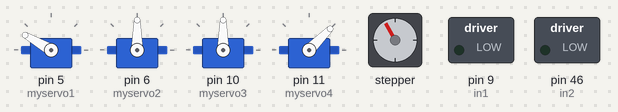
The sketch below on a simulated Arduino Mega 2560, built with avr-gcc and run on an emulated ATmega2560. On the bench: 4 × servo, stepper motor, switched loads named in the sketch (green lamp = pin HIGH). Stepper angles assume 200 steps per turn.

Above: at 0.8 s.
At 2.6 s:
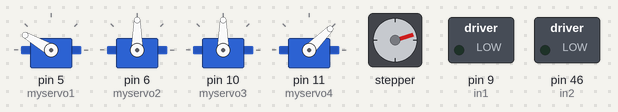
At 4.0 s:
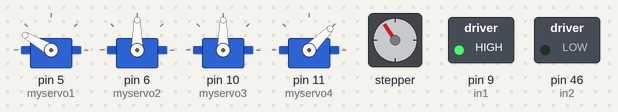
At 8.8 s:
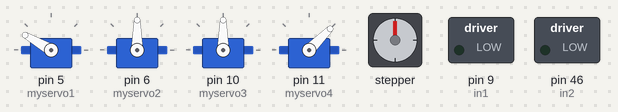
Timing chart, 0 to 10.3 s (numbered marks = the images above):
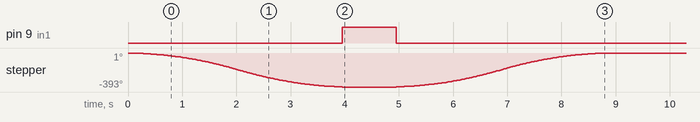

The sketch:

Code_with_comments.ino
```cpp
#include <AccelStepper.h>
#include <Servo.h>

// Define stepper motor control pins
const int dirPin = 26;
const int stepPin = 3;
#define motorInterfaceType 1

// Create stepper motor instance
AccelStepper myStepper(motorInterfaceType, stepPin, dirPin);

// Define servo motors
Servo myservo1, myservo2, myservo3, myservo4;
int pos = 0; // Variable to store servo position

// Define vacuum motor control pins
int in1 = 9;
int in2 = 46;

// Function to turn on the vacuum pump
void TurnMotorA() {
  digitalWrite(in1, HIGH);
  digitalWrite(in2, LOW);
}

// Function to turn off the vacuum pump
void TurnOFFA() {
  digitalWrite(in1, LOW);
  digitalWrite(in2, LOW);
}

// Function to pick a white disc
void PickWhite() {
  myservo1.write(30);
  myservo4.write(59);
  myservo2.write(85);

  for (pos = 90; pos <= 150; pos++) {
    myservo3.write(pos);
    delay(20);
  }

  delay(1000);
  TurnMotorA();

  for (pos = 85; pos >= 70; pos--) {
    myservo2.write(pos);
    delay(20);
  }

  delay(1000);

  for (pos = 70; pos <= 90; pos++) {
    myservo2.write(pos);
    delay(20);
  }
}

// Function to pick a black disc
void PickBlack() {
  myservo2.write(100);
  myservo1.write(0);
  myservo4.write(68);

  for (pos = 90; pos <= 155; pos++) {
    myservo3.write(pos);
    delay(20);
  }

  for (pos = 100; pos >= 90; pos--) {
    myservo2.write(pos);
    delay(20);
  }

  delay(1000);
  TurnMotorA();

  for (pos = 90; pos >= 70; pos--) {
    myservo2.write(pos);
    delay(20);
  }

  delay(1000);

  for (pos = 70; pos <= 80; pos++) {
    myservo2.write(pos);
    delay(20);
  }

  for (pos = 80; pos <= 100; pos++) {
    myservo2.write(pos);
    delay(20);
  }
}

// Setup function
void setup() {
  // Setup motor control pins
  pinMode(in1, OUTPUT);
  pinMode(in2, OUTPUT);

  // Initialize stepper motor
  myStepper.setMaxSpeed(1000);
  myStepper.setAcceleration(50);
  myStepper.setSpeed(200);

  // Attach servo motors to their respective pins
  myservo1.attach(5);
  myservo2.attach(6);
  myservo3.attach(10);
  myservo4.attach(11);

  // Set initial positions for the servo motors
  myservo1.write(150);
  myservo2.write(90);
  myservo3.write(90);
  myservo4.write(45);

  // Move stepper to starting position
  myStepper.moveTo(-218);
  myStepper.runToPosition();
  TurnMotorA();
  delay(1000);
  TurnOFFA();

  Serial.begin(9600);

  // --- SEQUENCE STARTS HERE ---
  // Call your pick and drop sequences from here.
  // Modularize your code from the original if needed to keep this function clean.

  // For example:
  // ExecutePickDropSequence(WHITE);
  // MoveBotBackward(5);
  // ExecutePickDropSequence(BLACK);
  // ...
  // Since the original code had many repetitive blocks, consider moving those into
  // reusable functions if needed.

  // At the end, return the stepper to original position
  myStepper.moveTo(0);
  myStepper.runToPosition();
}

// Loop function (not used here)
void loop() {
  // Empty since all actions are in setup()
}
```
